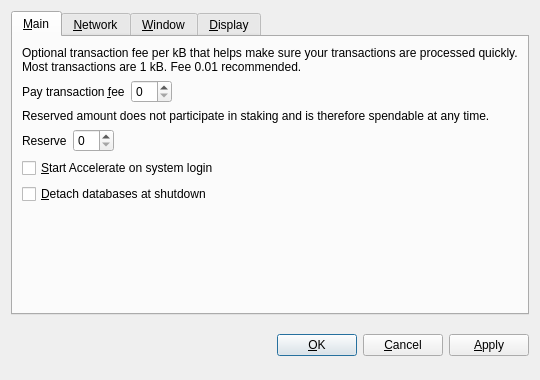
<?xml version="1.0" encoding="UTF-8"?>
<ui version="4.0">
 <class>OptionsDialog</class>
 <widget class="QDialog" name="OptionsDialog">
  <property name="geometry">
   <rect>
    <x>0</x>
    <y>0</y>
    <width>540</width>
    <height>380</height>
   </rect>
  </property>
  <property name="windowTitle">
   <string>Options</string>
  </property>
  <property name="modal">
   <bool>true</bool>
  </property>
  <layout class="QVBoxLayout" name="verticalLayout">
   <item>
    <widget class="QTabWidget" name="tabWidget">
     <property name="tabPosition">
      <enum>QTabWidget::North</enum>
     </property>
     <property name="currentIndex">
      <number>0</number>
     </property>
     <widget class="QWidget" name="tabMain">
      <attribute name="title">
       <string>&amp;Main</string>
      </attribute>
      <layout class="QVBoxLayout" name="verticalLayout_Main">
       <item>
        <widget class="QLabel" name="transactionFeeInfoLabel">
         <property name="text">
          <string>Optional transaction fee per kB that helps make sure your transactions are processed quickly. Most transactions are 1 kB. Fee 0.01 recommended.</string>
         </property>
         <property name="textFormat">
          <enum>Qt::PlainText</enum>
         </property>
         <property name="wordWrap">
          <bool>true</bool>
         </property>
        </widget>
       </item>
       <item>
        <layout class="QHBoxLayout" name="horizontalLayoutFee">
         <item>
          <widget class="QLabel" name="transactionFeeLabel">
           <property name="text">
            <string>Pay transaction &amp;fee</string>
           </property>
           <property name="textFormat">
            <enum>Qt::PlainText</enum>
           </property>
           <property name="buddy">
            <cstring>transactionFee</cstring>
           </property>
          </widget>
         </item>
         <item>
          <widget class="BitcoinAmountField" name="transactionFee"/>
         </item>
         <item>
          <spacer name="horizontalSpacerFee">
           <property name="orientation">
            <enum>Qt::Horizontal</enum>
           </property>
           <property name="sizeHint" stdset="0">
            <size>
             <width>40</width>
             <height>20</height>
            </size>
           </property>
          </spacer>
         </item>
        </layout>
       </item>
       <item>
        <widget class="QLabel" name="reserveBalanceInfoLabel">
         <property name="text">
          <string>Reserved amount does not participate in staking and is therefore spendable at any time.</string>
         </property>
         <property name="textFormat">
          <enum>Qt::PlainText</enum>
         </property>
         <property name="wordWrap">
          <bool>true</bool>
         </property>
        </widget>
       </item>
       <item>
        <layout class="QHBoxLayout" name="horizontalLayoutReserveBalance">
         <item>
          <widget class="QLabel" name="reserveBalanceLabel">
           <property name="text">
            <string>Reserve</string>
           </property>
           <property name="textFormat">
            <enum>Qt::PlainText</enum>
           </property>
           <property name="buddy">
            <cstring>reserveBalance</cstring>
           </property>
          </widget>
         </item>
         <item>
          <widget class="BitcoinAmountField" name="reserveBalance"/>
         </item>
         <item>
          <spacer name="horizontalSpacerReserveBalance">
           <property name="orientation">
            <enum>Qt::Horizontal</enum>
           </property>
           <property name="sizeHint" stdset="0">
            <size>
             <width>40</width>
             <height>20</height>
            </size>
           </property>
          </spacer>
         </item>
        </layout>
       </item>
       <item>
        <widget class="QCheckBox" name="bitcoinAtStartup">
         <property name="toolTip">
          <string>Automatically start Accelerate after logging in to the system.</string>
         </property>
         <property name="text">
          <string>&amp;Start Accelerate on system login</string>
         </property>
        </widget>
       </item>
       <item>
        <widget class="QCheckBox" name="detachDatabases">
         <property name="toolTip">
          <string>Detach block and address databases at shutdown. This means they can be moved to another data directory, but it slows down shutdown. The wallet is always detached.</string>
         </property>
         <property name="text">
          <string>&amp;Detach databases at shutdown</string>
         </property>
        </widget>
       </item>
       <item>
        <spacer name="verticalSpacer_Main">
         <property name="orientation">
          <enum>Qt::Vertical</enum>
         </property>
         <property name="sizeHint" stdset="0">
          <size>
           <width>20</width>
           <height>40</height>
          </size>
         </property>
        </spacer>
       </item>
      </layout>
     </widget>
     <widget class="QWidget" name="tabNetwork">
      <attribute name="title">
       <string>&amp;Network</string>
      </attribute>
      <layout class="QVBoxLayout" name="verticalLayout_Network">
       <item>
        <widget class="QCheckBox" name="mapPortUpnp">
         <property name="toolTip">
          <string>Automatically open the Accelerate client port on the router. This only works when your router supports UPnP and it is enabled.</string>
         </property>
         <property name="text">
          <string>Map port using &amp;UPnP</string>
         </property>
        </widget>
       </item>
       <item>
        <widget class="QCheckBox" name="connectSocks">
         <property name="toolTip">
          <string>Connect to the Accelerate network through a SOCKS proxy (e.g. when connecting through Tor).</string>
         </property>
         <property name="text">
          <string>&amp;Connect through SOCKS proxy:</string>
         </property>
        </widget>
       </item>
       <item>
        <layout class="QHBoxLayout" name="horizontalLayout_Network">
         <item>
          <widget class="QLabel" name="proxyIpLabel">
           <property name="text">
            <string>Proxy &amp;IP:</string>
           </property>
           <property name="textFormat">
            <enum>Qt::PlainText</enum>
           </property>
           <property name="buddy">
            <cstring>proxyIp</cstring>
           </property>
          </widget>
         </item>
         <item>
          <widget class="QValidatedLineEdit" name="proxyIp">
           <property name="maximumSize">
            <size>
             <width>140</width>
             <height>16777215</height>
            </size>
           </property>
           <property name="toolTip">
            <string>IP address of the proxy (e.g. 127.0.0.1)</string>
           </property>
          </widget>
         </item>
         <item>
          <widget class="QLabel" name="proxyPortLabel">
           <property name="text">
            <string>&amp;Port:</string>
           </property>
           <property name="textFormat">
            <enum>Qt::PlainText</enum>
           </property>
           <property name="buddy">
            <cstring>proxyPort</cstring>
           </property>
          </widget>
         </item>
         <item>
          <widget class="QLineEdit" name="proxyPort">
           <property name="maximumSize">
            <size>
             <width>55</width>
             <height>16777215</height>
            </size>
           </property>
           <property name="toolTip">
            <string>Port of the proxy (e.g. 9050)</string>
           </property>
          </widget>
         </item>
         <item>
          <widget class="QLabel" name="socksVersionLabel">
           <property name="text">
            <string>SOCKS &amp;Version:</string>
           </property>
           <property name="textFormat">
            <enum>Qt::PlainText</enum>
           </property>
           <property name="buddy">
            <cstring>socksVersion</cstring>
           </property>
          </widget>
         </item>
         <item>
          <widget class="QValueComboBox" name="socksVersion">
           <property name="toolTip">
            <string>SOCKS version of the proxy (e.g. 5)</string>
           </property>
          </widget>
         </item>
         <item>
          <spacer name="horizontalSpacer_Network">
           <property name="orientation">
            <enum>Qt::Horizontal</enum>
           </property>
           <property name="sizeHint" stdset="0">
            <size>
             <width>40</width>
             <height>20</height>
            </size>
           </property>
          </spacer>
         </item>
        </layout>
       </item>
       <item>
        <spacer name="verticalSpacer_Network">
         <property name="orientation">
          <enum>Qt::Vertical</enum>
         </property>
         <property name="sizeHint" stdset="0">
          <size>
           <width>20</width>
           <height>40</height>
          </size>
         </property>
        </spacer>
       </item>
      </layout>
     </widget>
     <widget class="QWidget" name="tabWindow">
      <attribute name="title">
       <string>&amp;Window</string>
      </attribute>
      <layout class="QVBoxLayout" name="verticalLayout_Window">
       <item>
        <widget class="QCheckBox" name="minimizeToTray">
         <property name="toolTip">
          <string>Show only a tray icon after minimizing the window.</string>
         </property>
         <property name="text">
          <string>&amp;Minimize to the tray instead of the taskbar</string>
         </property>
        </widget>
       </item>
       <item>
        <widget class="QCheckBox" name="minimizeOnClose">
         <property name="toolTip">
          <string>Minimize instead of exit the application when the window is closed. When this option is enabled, the application will be closed only after selecting Quit in the menu.</string>
         </property>
         <property name="text">
          <string>M&amp;inimize on close</string>
         </property>
        </widget>
       </item>
       <item>
        <spacer name="verticalSpacer_Window">
         <property name="orientation">
          <enum>Qt::Vertical</enum>
         </property>
         <property name="sizeHint" stdset="0">
          <size>
           <width>20</width>
           <height>40</height>
          </size>
         </property>
        </spacer>
       </item>
      </layout>
     </widget>
     <widget class="QWidget" name="tabDisplay">
      <attribute name="title">
       <string>&amp;Display</string>
      </attribute>
      <layout class="QVBoxLayout" name="verticalLayout_Display">
       <item>
        <layout class="QHBoxLayout" name="horizontalLayout_1_Display">
         <item>
          <widget class="QLabel" name="langLabel">
           <property name="text">
            <string>User Interface &amp;language:</string>
           </property>
           <property name="textFormat">
            <enum>Qt::PlainText</enum>
           </property>
           <property name="buddy">
            <cstring>lang</cstring>
           </property>
          </widget>
         </item>
         <item>
          <widget class="QValueComboBox" name="lang">
           <property name="toolTip">
            <string>The user interface language can be set here. This setting will take effect after restarting Accelerate.</string>
           </property>
          </widget>
         </item>
        </layout>
       </item>
       <item>
        <layout class="QHBoxLayout" name="horizontalLayout_2_Display">
         <item>
          <widget class="QLabel" name="unitLabel">
           <property name="text">
            <string>&amp;Unit to show amounts in:</string>
           </property>
           <property name="textFormat">
            <enum>Qt::PlainText</enum>
           </property>
           <property name="buddy">
            <cstring>unit</cstring>
           </property>
          </widget>
         </item>
         <item>
          <widget class="QValueComboBox" name="unit">
           <property name="toolTip">
            <string>Choose the default subdivision unit to show in the interface and when sending coins.</string>
           </property>
          </widget>
         </item>
        </layout>
       </item>
       <item>
        <widget class="QCheckBox" name="displayAddresses">
         <property name="toolTip">
          <string>Whether to show Accelerate addresses in the transaction list or not.</string>
         </property>
         <property name="text">
          <string>&amp;Display addresses in transaction list</string>
         </property>
        </widget>
       </item>
       <item>
        <widget class="QCheckBox" name="coinControlFeatures">
         <property name="toolTip">
          <string>Whether to show coin control features or not.</string>
         </property>
         <property name="text">
          <string>Display coin &amp;control features (experts only!)</string>
         </property>
        </widget>
       </item>
       <item>
        <spacer name="verticalSpacer_Display">
         <property name="orientation">
          <enum>Qt::Vertical</enum>
         </property>
         <property name="sizeHint" stdset="0">
          <size>
           <width>20</width>
           <height>40</height>
          </size>
         </property>
        </spacer>
       </item>
      </layout>
     </widget>
    </widget>
   </item>
   <item>
    <layout class="QHBoxLayout" name="horizontalLayout_Buttons">
     <item>
      <spacer name="horizontalSpacer_1">
       <property name="orientation">
        <enum>Qt::Horizontal</enum>
       </property>
       <property name="sizeHint" stdset="0">
        <size>
         <width>40</width>
         <height>48</height>
        </size>
       </property>
      </spacer>
     </item>
     <item>
      <widget class="QLabel" name="statusLabel">
       <property name="font">
        <font>
         <weight>75</weight>
         <bold>true</bold>
        </font>
       </property>
       <property name="text">
        <string/>
       </property>
       <property name="textFormat">
        <enum>Qt::PlainText</enum>
       </property>
       <property name="wordWrap">
        <bool>true</bool>
       </property>
      </widget>
     </item>
     <item>
      <spacer name="horizontalSpacer_2">
       <property name="orientation">
        <enum>Qt::Horizontal</enum>
       </property>
       <property name="sizeHint" stdset="0">
        <size>
         <width>40</width>
         <height>48</height>
        </size>
       </property>
      </spacer>
     </item>
     <item>
      <widget class="QPushButton" name="okButton">
       <property name="text">
        <string>&amp;OK</string>
       </property>
      </widget>
     </item>
     <item>
      <widget class="QPushButton" name="cancelButton">
       <property name="text">
        <string>&amp;Cancel</string>
       </property>
       <property name="autoDefault">
        <bool>false</bool>
       </property>
      </widget>
     </item>
     <item>
      <widget class="QPushButton" name="applyButton">
       <property name="text">
        <string>&amp;Apply</string>
       </property>
       <property name="autoDefault">
        <bool>false</bool>
       </property>
      </widget>
     </item>
    </layout>
   </item>
  </layout>
 </widget>
 <customwidgets>
  <customwidget>
   <class>BitcoinAmountField</class>
   <extends>QSpinBox</extends>
   <header>bitcoinamountfield.h</header>
  </customwidget>
  <customwidget>
   <class>QValueComboBox</class>
   <extends>QComboBox</extends>
   <header>qvaluecombobox.h</header>
  </customwidget>
  <customwidget>
   <class>QValidatedLineEdit</class>
   <extends>QLineEdit</extends>
   <header>qvalidatedlineedit.h</header>
  </customwidget>
 </customwidgets>
 <resources/>
 <connections/>
</ui>
